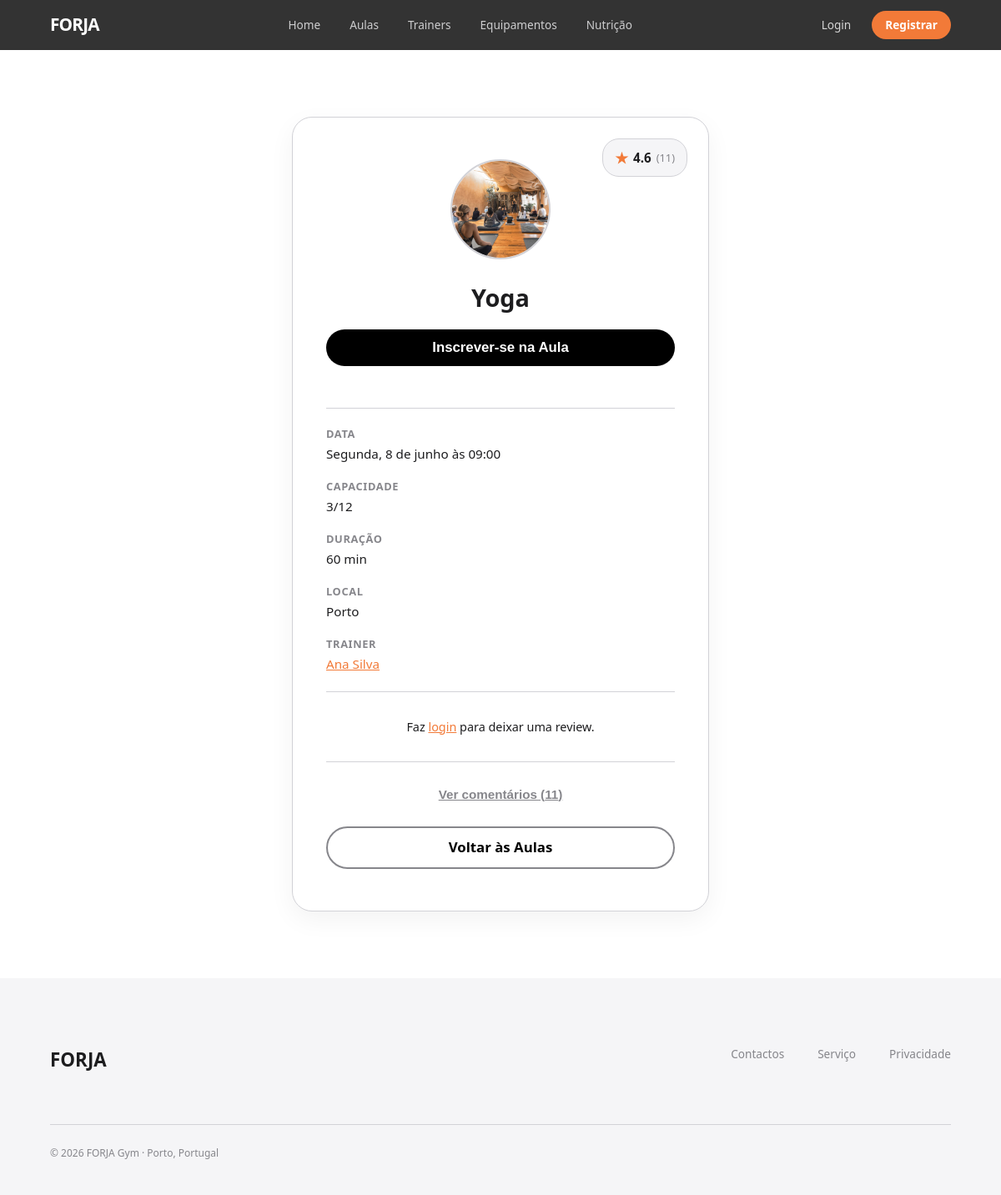
The app's page /pages/class.php?id=1, older data.
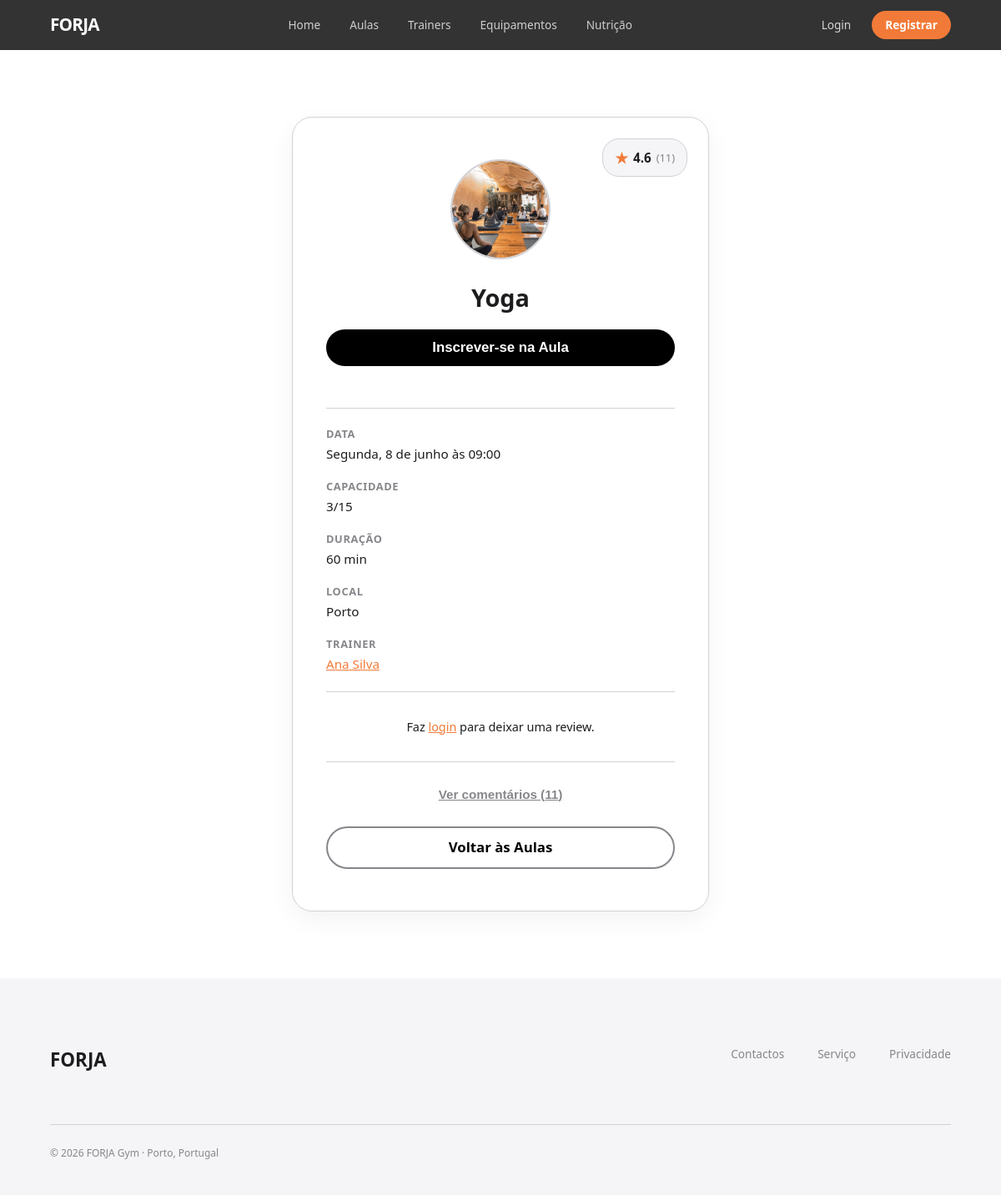
The same page, newer data.
### tables this page shows
CREATE TABLE class (
    id               INTEGER PRIMARY KEY AUTOINCREMENT,
    name             TEXT    NOT NULL,
    type             TEXT    NOT NULL
                             CHECK (type IN ('yoga', 'pilates', 'spinning', 'crossfit', 'zumba')),
    duration_minutes INTEGER NOT NULL CHECK (duration_minutes > 0),
    id_trainer       INTEGER NOT NULL,
    capacity         INTEGER NOT NULL CHECK (capacity > 0),
    local            TEXT    NOT NULL,
    active           INTEGER NOT NULL DEFAULT 1, -- 0 = aula descontinuada (soft-delete)
    FOREIGN KEY (id_trainer) REFERENCES trainer_profile(id_user) ON DELETE RESTRICT
);

### pages/class.php (called while the page is built, shortened)
<?php
require_once('../templates/common.php');
require_once('../templates/classes.php');
require_once('../database/connection.php');
require_once('../database/user_auth.php');
require_once('../database/gym_class.php');
$db = getDatabaseConnection();
$user = UserAuth::currentUser();
$id = isset($_GET['id']) ? intval($_GET['id']) : 0;
$class = GymClass::getClass($db, $id);
$hasEnrollment = $user && ClassSession::hasEnrollment($db, $user['id'], $class->session->id);
$reviewStats = ClassSession::getClassReviewsStats($db, $class->id);
$reviewsList = ClassSession::getClassReviews($db, $class->id);
output_class_details($class, $reviewStats, $reviewsList, $user != null, $hasEnrollment);

### database/user_auth.php (called while the page is built, shortened)
<?php
class UserAuth
{
    static function currentUser(): ?array
    {
        if (empty($_SESSION['user_id'])) return null;
        return [
            'id'       => $_SESSION['user_id'],
            'username' => $_SESSION['user_username'],
            'name'     => $_SESSION['user_name'],
            'role'     => $_SESSION['user_role'],
            'photo'    => $_SESSION['user_photo'] ?? '',
            'membership' => $_SESSION['user_membership'] ?? 'basico',
        ];
    }
}

### database/gym_class.php (called while the page is built, shortened)
<?php
require_once('class_session.php');
class GymClass {
    public string $type;
    public function __construct(int $id, string $name, string $type, int $durationMinutes, int $trainerId, int $capacity, string $local, bool $active, ?ClassSession $session, ?Trainer $trainer = null)
    {
        $this->id = $id;
        $this->name = $name;
        $this->type = $type;
        $this->durationMinutes = $durationMinutes;
        $this->capacity = $capacity;
        $this->local = $local;
        $this->session = $session;
    }
    static function getClass(PDO $db, int $id) : ?GymClass
    {
        $stmt = $db->prepare('SELECT name, type, duration_minutes, id_trainer, capacity, local, active FROM class WHERE id = ? LIMIT 1');
        $stmt->execute(array($id));
        if ($class = $stmt->fetch()) {
            return new GymClass(
                $id,
                $class['name'],
                $class['type'],
                $class['duration_minutes'],
                $class['id_trainer'],
                $class['capacity'],
                $class['local'],
                $class['active'] == 1,
                ClassSession::getNextSession($db, $id),
                Trainer::getTrainer($db, $class['id_trainer'])
            );
        }
        return null;
    }
    public function getPhotoPath() : string {
        return "../imgs/{$this->type}.jpg";
    }
}
?>

### database/class_session.php (called while the page is built, shortened)
<?php
class ClassSession
{
    public function __construct(int $id, DateTime $datetime, string $status, int $enrollmentCount)
    {
        $this->enrollmentCount = $enrollmentCount;
    }
    static function getNextSession(PDO $db, int $class_id): ?ClassSession
    {
        $stmt = $db->prepare('SELECT id, session_datetime, status FROM class_session
                              WHERE id_class = ? AND status = \'Agendada\' ORDER BY session_datetime ASC LIMIT 1');
        $stmt->execute(array($class_id));
        if ($session = $stmt->fetch()) {
            $stmt = $db->prepare('SELECT COUNT(1) AS count FROM enrollment WHERE id_session = ?');
            $stmt->execute([$session['id']]);
            if ($count = $stmt->fetch()) {
                return new ClassSession((int)$session['id'], new DateTime($session['session_datetime']), $session['status'], (int)$count['count']);
            }
        }
        return null;
    }
}

### templates/classes.php (the view, shortened to what the changed rows need)
<?php
require_once('../database/gym_class.php');
?>
<?php function output_class_details(GymClass $class, array $reviewStats, array $reviewsList, bool $isLoggedIn, bool $hasEnrollment)
{
    $user = UserAuth::currentUser();
    $isTrainer = ($user && $user['role'] === 'trainer');
?>
    <link rel="stylesheet" href="../css/trainer_profile.css">
    <main class="profile-page-wrapper">
        <article class="profile-login-card card-relative">
            <?php if (!$isTrainer): ?>
                <div class="profile-rating-badge">
                    <span class="star-icon">&#9733;</span>
                    <?= number_format($reviewStats['avg'], 1) ?>
                    <span class="review-count">(<?= $reviewStats['count'] ?>)</span>
                </div>
            <?php endif; ?>
            <img src="<?= $class->getPhotoPath() ?>" alt="<?= htmlspecialchars($class->name) ?>" class="profile-big-photo">
            <?php if ($class->session && $class->session->enrollmentCount >= $class->capacity) { ?>
                <p class="profile-specialty text-danger">Aula Cheia</p>
                <h1 class="profile-name"><?= htmlspecialchars($class->name) ?></h1>
            <?php } else { ?>
                <h1 class="profile-name"><?= htmlspecialchars($class->name) ?></h1>
                <?php if ($class->session && !$isTrainer): ?>
                    <form method="POST" action="class.php?id=<?= $class->id ?>" id="enroll-form">
                        <button class="btn-review-submit mb-20" type="submit">
                            <?= $hasEnrollment ? "Desinscrever-se" : "Inscrever-se na Aula" ?>
                        </button>
                    </form>
                <?php endif; ?>
            <?php } ?>
            <div class="profile-details-list">
                <div class="profile-detail-item">
                </div>
                <div class="profile-detail-item">
                    <div class="inline-view-mode">
                        <span>
                            <span id="enrollment-count"><?= htmlspecialchars($class->session ? $class->session->enrollmentCount : 0) ?></span>/<?= htmlspecialchars($class->capacity) ?>
                        </span>
                    </div>
                </div>
                <div class="profile-detail-item">
                    <div class="inline-view-mode">
                        <span><?= htmlspecialchars($class->durationMinutes . " min") ?></span>
                    </div>
                </div>
                <div class="profile-detail-item">
                    <div class="inline-view-mode">
                        <span><?= htmlspecialchars($class->local) ?></span>
                    </div>
                </div>
                <div class="profile-detail-item">
                </div>
            </div>
            <?php if (!$isTrainer): ?>
                <?php if ($isLoggedIn): ?>
                    <section class="review-section">
                        <h4 class="review-box-title">Deixa a tua review</h4>
                        <form class="review-form" method="post" action="class.php?id=<?= $class->id ?>">
                            <input type="hidden" name="csrf" value="<?= htmlspecialchars(UserAuth::generateCsrfToken()) ?>">
                            <fieldset class="star-rating">
                                <input type="radio" id="r5" name="rating" value="5">
                                <label for="r5" title="5 estrelas">&#9733;</label>
                                <input type="radio" id="r4" name="rating" value="4">
                                <label for="r4" title="4 estrelas">&#9733;</label>
                                <input type="radio" id="r3" name="rating" value="3">
                                <label for="r3" title="3 estrelas">&#9733;</label>
                                <input type="radio" id="r2" name="rating" value="2">
                                <label for="r2" title="2 estrelas">&#9733;</label>
                                <input type="radio" id="r1" name="rating" value="1" required>
                                <label for="r1" title="1 estrela">&#9733;</label>
                            </fieldset>
                            <textarea name="comentario" rows="3" placeholder="Partilha a tua experiência..." required></textarea>
                            <button type="submit" class="btn-review-submit">Enviar review</button>
                        </form>
                    </section>
                <?php else: ?>
                    <p class="text-muted mb-20" style="font-size: 0.9rem;">
                        Faz <a href="login.php" class="link-orange">login</a> para deixar uma review.
                    </p>
                <?php endif; ?>
            <?php endif; ?>
            <?php if (!$isTrainer && count($reviewsList) > 0): ?>
                <div class="reviews-container">
                    <button type="button" class="btn-toggle-reviews" id="toggle-reviews-btn">Ver comentários (<?= count($reviewsList) ?>)</button>
                </div>
            <?php endif; ?>
            <a href="classes.php" class="btn-text btn-back-team">Voltar às Aulas</a>
        </article>
    </main>
<?php } ?>

Row changes from the older to the newer data that the page shows:
changed class "Yoga": capacity "12" → "15"
